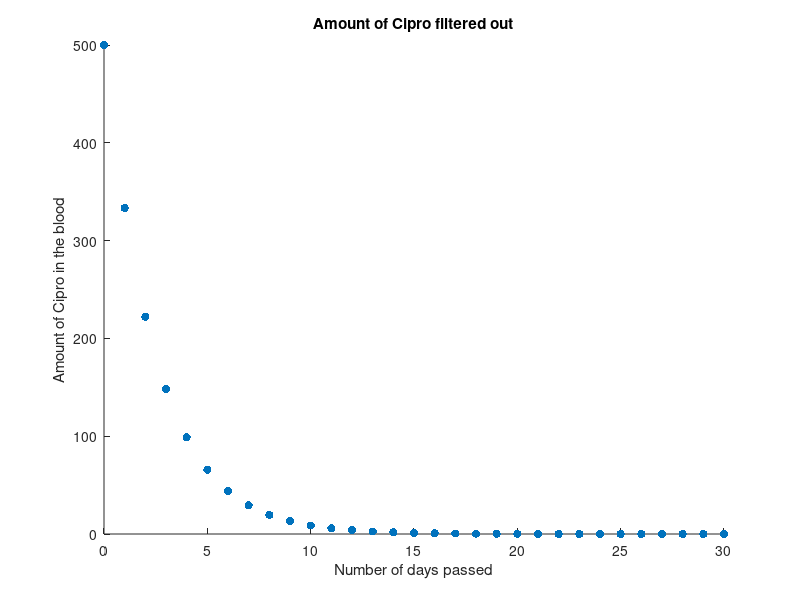

Here is the MATLAB script that generated this plot:
clear all

n = 30;
A = zeros(1, n+1);
A(1) = 500;

for i = 1:n
    A(i+1) = (2/3) * A(i);
end

scatter(0:n, A, 'filled')
xlabel('Number of days passed')
ylabel('Amount of Cipro in the blood')
title('Amount of Cipro filtered out')